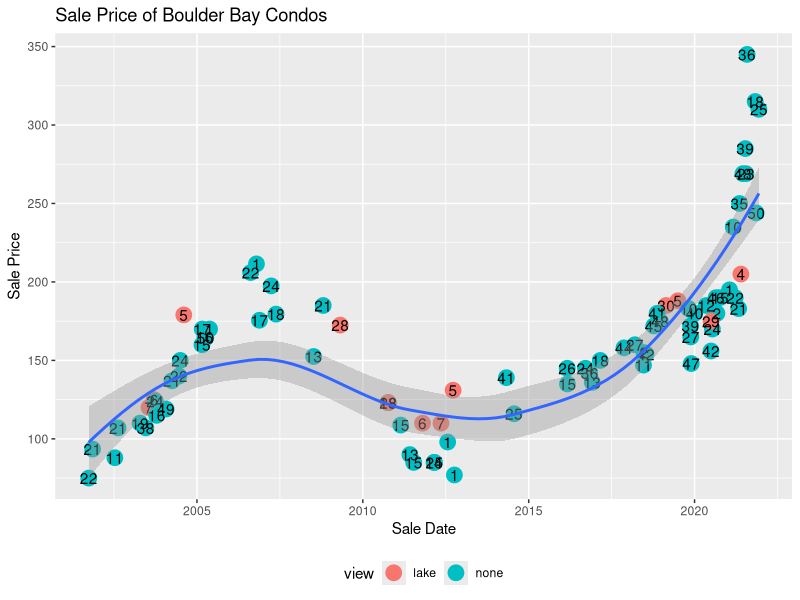
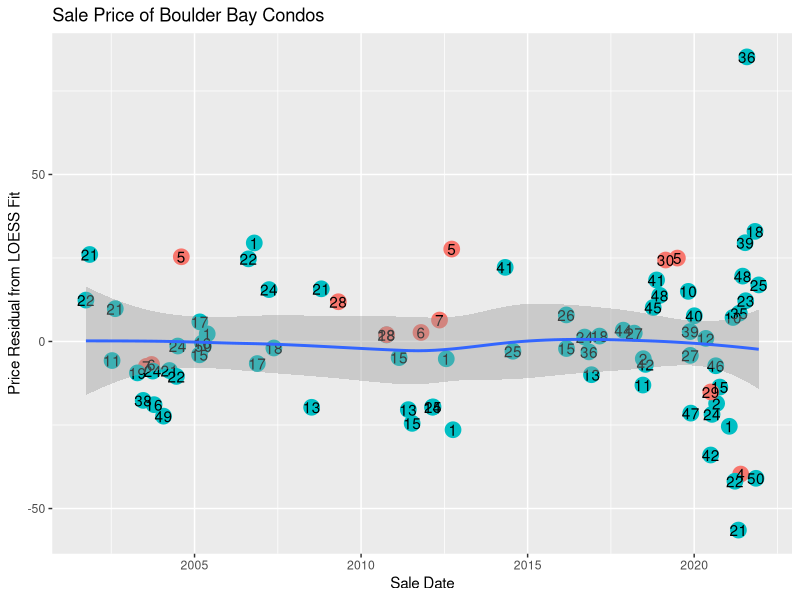
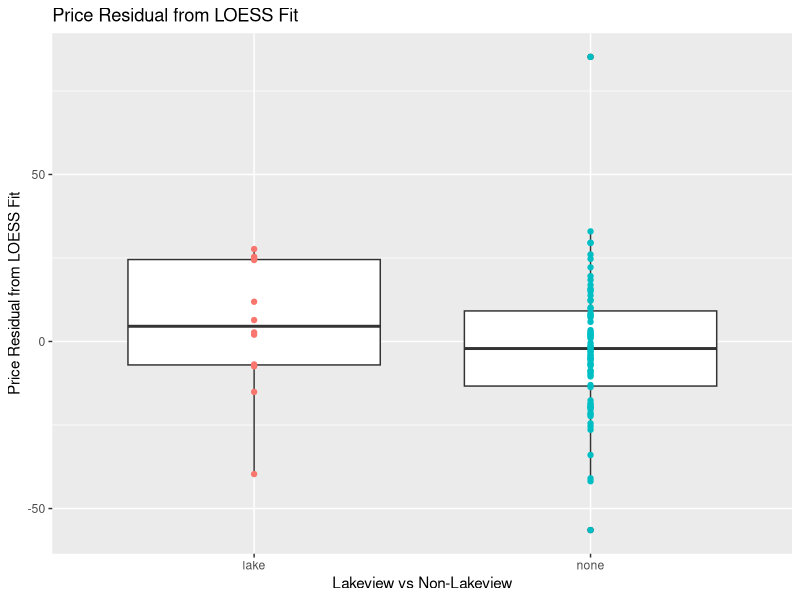
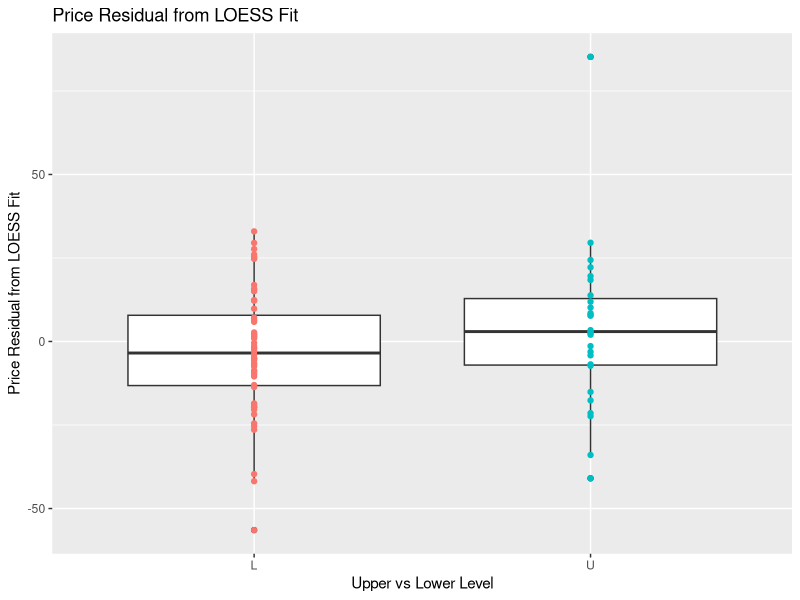
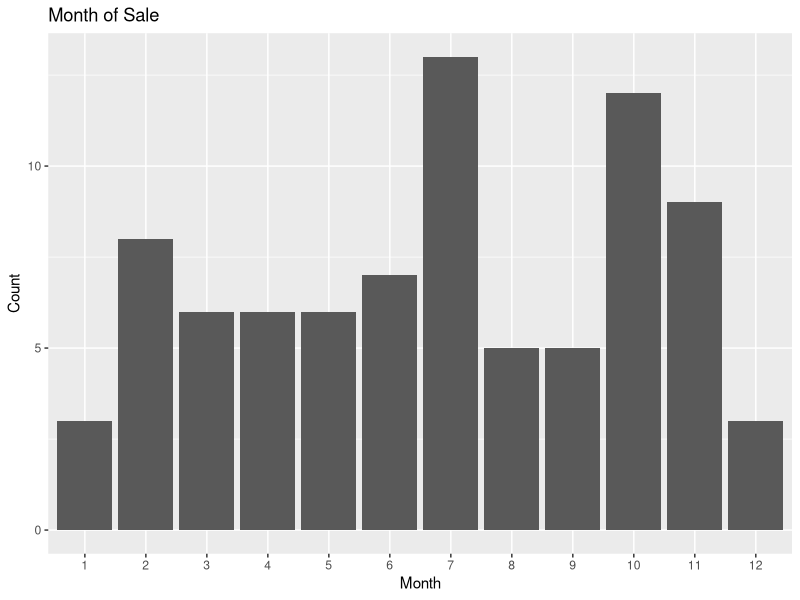
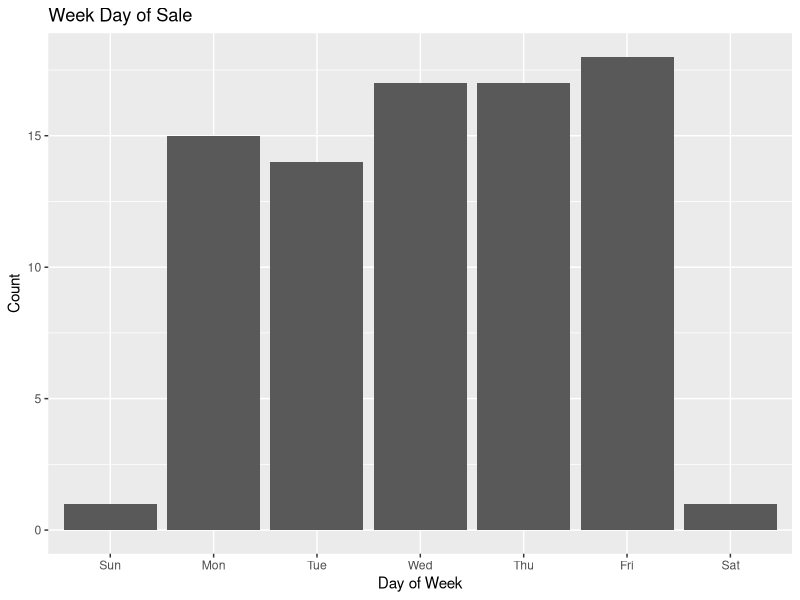

Write R code to recreate these figures, in order.
## ---- chunk 1
knitr::opts_chunk$set(echo = TRUE)
library(tidyverse)
library(readxl)
library(lubridate)
## ---- chunk 2
df <- read_excel('condo_sales.xlsx')
df %>% mutate(level = ifelse(unit > 25, 'U', 'L'),
			  view = ifelse(unit %% 25 > 2 & unit %% 25 < 10, 'lake', 'none'),
			  month = month(date),
			  dow = wday(date, label=TRUE),
			  julian = julian(date)) -> df

df$julian <- df$julian - min(df$julian)
lFit <- loess(price ~ as.numeric(julian), data=df, span=0.5)
df$res <- lFit$residuals

## ---- chunk 3
g <- ggplot(df, aes(x=date, y=price)) +
	geom_point(aes(color=view), size=5, show.legend = TRUE) +
	geom_text(aes(label=unit)) +
	geom_smooth(method='loess') +
	ggtitle('Sale Price of Boulder Bay Condos') +
	xlab('Sale Date') +
	ylab('Sale Price') +
	theme(legend.position = 'bottom')

plot(g)
## ---- chunk 4
g <- ggplot(df, aes(x=date, y=res)) +
	geom_point(aes(color=view), size=5, show.legend = FALSE) +
	geom_text(aes(label=unit)) +
	geom_smooth(method='loess') +
	#geom_line(aes(color=unit), show.legend = FALSE) +
	ggtitle('Sale Price of Boulder Bay Condos') +
	xlab('Sale Date') +
	ylab('Price Residual from LOESS Fit') +
	theme(legend.position = 'bottom')

plot(g)
## ---- chunk 5
g <- ggplot(df, aes(x=view, y=res)) +
	geom_boxplot() +
	geom_point(aes(color=view), show.legend=FALSE) +
	ggtitle('Price Residual from LOESS Fit') +
	xlab('Lakeview vs Non-Lakeview') +
	ylab('Price Residual from LOESS Fit')

plot(g)
## ---- chunk 6
m <- lm(res ~ view, df)
summary(m)
## ---- chunk 7
g <- ggplot(df, aes(x=level, y=res)) +
	geom_boxplot() +
	geom_point(aes(color=level), show.legend=FALSE) +
	ggtitle('Price Residual from LOESS Fit') +
	xlab('Upper vs Lower Level') +
	ylab('Price Residual from LOESS Fit')

plot(g)
## ---- chunk 8
m <- lm(res ~ level, df)
summary(m)
## ---- chunk 9
df <- df %>% filter(res > -70)
## ---- chunk 10
g <-  ggplot(df, aes(x=as.factor(month))) +
	geom_bar(stat='count') +
	ggtitle('Month of Sale') +
	xlab('Month') +
	ylab('Count')

plot(g)
## ---- chunk 11
g <-  ggplot(df, aes(x=dow)) +
	geom_bar(stat='count') +
	ggtitle('Week Day of Sale') +
	xlab('Day of Week') +
	ylab('Count')

plot(g)
